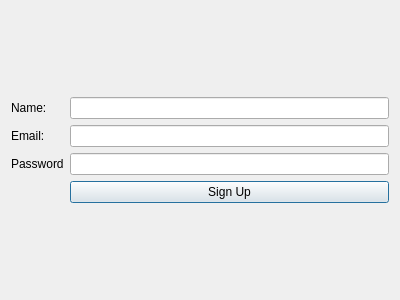
<?xml version="1.0" encoding="UTF-8"?>
<ui version="4.0">
 <class>SignUpDialog</class>
 <widget class="QDialog" name="SignUpDialog">
  <property name="geometry">
   <rect>
    <x>0</x>
    <y>0</y>
    <width>400</width>
    <height>300</height>
   </rect>
  </property>
  <property name="windowTitle">
   <string>Dialog</string>
  </property>
  <layout class="QGridLayout" name="gridLayout_2">
   <item row="1" column="1">
    <layout class="QGridLayout" name="gridLayout">
     <item row="1" column="0">
      <widget class="QLabel" name="label">
       <property name="text">
        <string>Email:</string>
       </property>
      </widget>
     </item>
     <item row="2" column="0">
      <widget class="QLabel" name="label_3">
       <property name="text">
        <string>Password</string>
       </property>
      </widget>
     </item>
     <item row="0" column="0">
      <widget class="QLabel" name="label_2">
       <property name="text">
        <string>Name:</string>
       </property>
      </widget>
     </item>
     <item row="2" column="1">
      <widget class="QLineEdit" name="edit_password"/>
     </item>
     <item row="0" column="1">
      <widget class="QLineEdit" name="edit_name"/>
     </item>
     <item row="1" column="1">
      <widget class="QLineEdit" name="edit_email"/>
     </item>
     <item row="3" column="1">
      <widget class="QPushButton" name="pushButton_2">
       <property name="text">
        <string>Sign Up</string>
       </property>
      </widget>
     </item>
    </layout>
   </item>
  </layout>
 </widget>
 <tabstops>
  <tabstop>edit_name</tabstop>
  <tabstop>edit_email</tabstop>
  <tabstop>edit_password</tabstop>
  <tabstop>pushButton_2</tabstop>
 </tabstops>
 <resources/>
 <connections/>
</ui>
